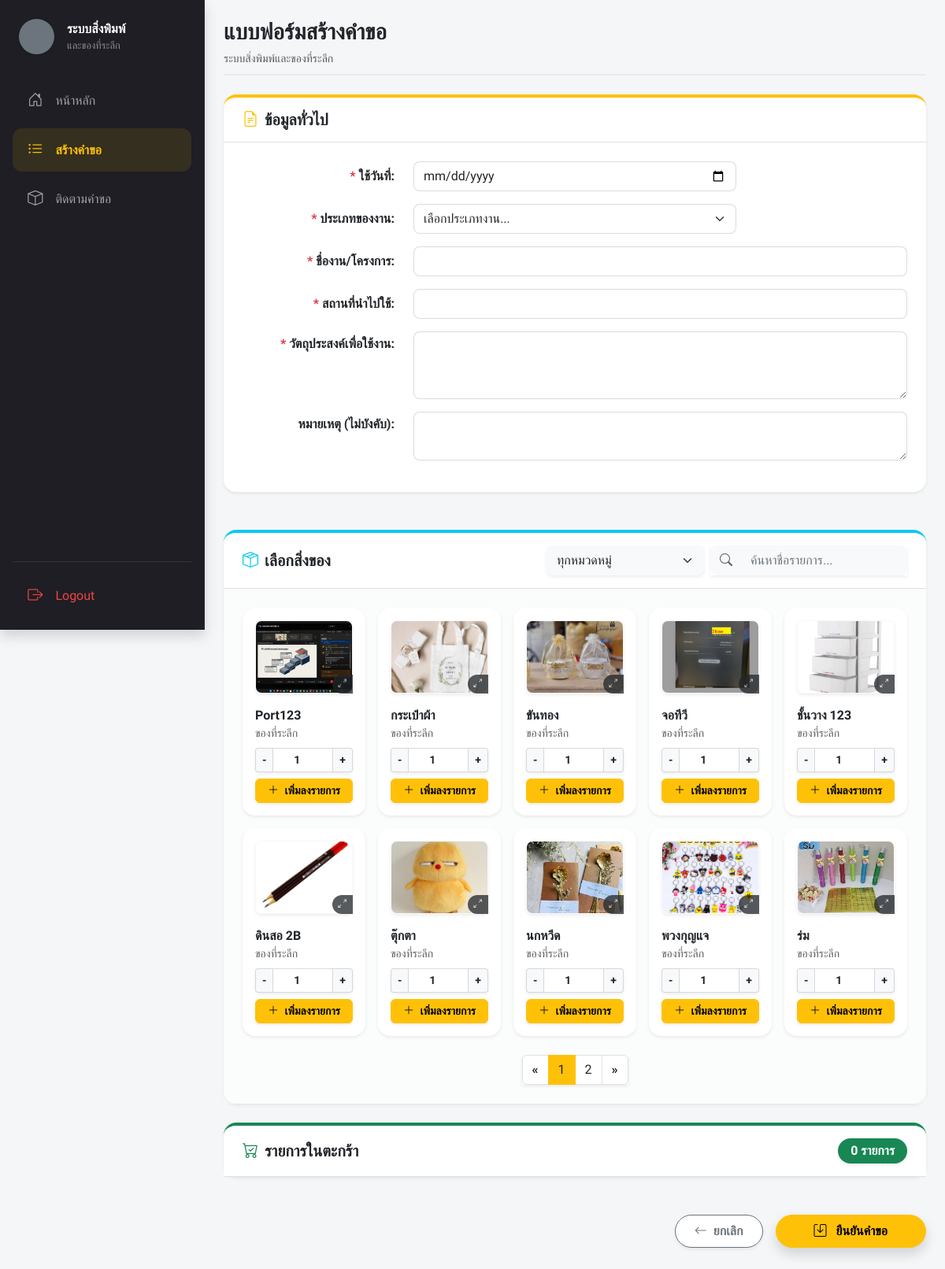
The app's page /index.php?page=create_request (signed in) with its own data.
### tables this page shows
CREATE TABLE `items` (
  `id` int(11) NOT NULL,
  `item_code` varchar(20) NOT NULL,
  `category_id` int(11) NOT NULL,
  `name` varchar(200) NOT NULL,
  `description` text DEFAULT NULL,
  `current_stock` int(11) DEFAULT 0,
  `is_active` tinyint(1) NOT NULL DEFAULT 1,
  `low_stock_threshold` int(11) DEFAULT 10,
  `images` text DEFAULT NULL,
  `created_at` datetime DEFAULT current_timestamp()
);

CREATE TABLE `categories` (
  `category_id` int(11) NOT NULL,
  `name` varchar(100) DEFAULT NULL,
  `is_active` tinyint(1) DEFAULT 1,
  `created_at` datetime DEFAULT current_timestamp()
);

### views/user/create_request.php (the view, shortened to what this page needs)
<?php
$is_edit_mode = false;
$request_data = [];
$items = $pdo->query("
    SELECT i.*, c.name as category_name
    FROM items i
    LEFT JOIN categories c ON i.category_id = c.category_id
    WHERE i.is_active = 1
    ORDER BY c.name ASC, i.name ASC
")->fetchAll();
?>
<div class="mb-4 pb-2" style="border-bottom: 2px solid #e9ecef;">
    <h3 class="fw-bolder mb-1 text-dark">
        <?= $is_edit_mode ? 'แก้ไขแบบฟอร์มคำขอ' : 'แบบฟอร์มสร้างคำขอ' ?>
    </h3>
    <span class="text-muted small">ระบบสิ่งพิมพ์และของที่ระลึก</span>
</div>
<form action="<?= $is_edit_mode ? 'actions/user/request_update.php' : 'actions/user/submit_request.php' ?>" method="POST" id="requestForm">
    <div class="card border-0 rounded-4 shadow-sm mb-5 border-warning border-top border-4 bg-white">
        <div class="card-header bg-white py-3 px-4 border-bottom d-flex align-items-center rounded-top-4">
            <h5 class="fw-bold mb-0 text-dark"><i class="bi bi-file-earmark-text me-2 text-warning"></i>ข้อมูลทั่วไป</h5>
        </div>
        <div class="card-body p-4">
            <div class="row mb-3 align-items-center">
                <div class="col-md-3 text-md-end fw-bold text-dark"><span class="text-danger">*</span> ใช้วันที่:</div>
                <div class="col-md-6">
                    <input type="date" name="use_date" class="form-control rounded-3 border-secondary border-opacity-25"
                        value="<?= htmlspecialchars($request_data['use_date'] ?? '') ?>" required>
                </div>
            </div>
            <div class="row mb-3 align-items-center">
                <div class="col-md-3 text-md-end fw-bold text-dark"><span class="text-danger">*</span> ประเภทของงาน:</div>
                <div class="col-md-6">
                    <select name="event_type" class="form-select rounded-3 border-secondary border-opacity-25" required>
                        <option value="">เลือกประเภทงาน...</option>
                    </select>
                </div>
            </div>
            <div class="row mb-3 align-items-center">
                <div class="col-md-3 text-md-end fw-bold text-dark"><span class="text-danger">*</span> ชื่องาน/โครงการ:</div>
                <div class="col-md-9">
                    <input type="text" name="event_name" class="form-control rounded-3 border-secondary border-opacity-25"
                        value="<?= htmlspecialchars($request_data['event_name'] ?? '') ?>" required>
                </div>
            </div>
            <div class="row mb-3 align-items-center">
                <div class="col-md-3 text-md-end fw-bold text-dark"><span class="text-danger">*</span> สถานที่นำไปใช้:</div>
                <div class="col-md-9">
                    <input type="text" name="location" class="form-control rounded-3 border-secondary border-opacity-25"
                        value="<?= htmlspecialchars($request_data['location'] ?? '') ?>" required>
                </div>
            </div>
            <div class="row mb-3">
                <div class="col-md-3 text-md-end fw-bold text-dark pt-1"><span class="text-danger">*</span> วัตถุประสงค์เพื่อใช้งาน:</div>
                <div class="col-md-9">
                    <textarea name="purpose" class="form-control rounded-3 border-secondary border-opacity-25" rows="3" required><?= htmlspecialchars($request_data['purpose'] ?? '') ?></textarea>
                </div>
            </div>
            <div class="row mb-3">
                <div class="col-md-3 text-md-end fw-bold text-dark pt-1">หมายเหตุ (ไม่บังคับ):</div>
                <div class="col-md-9">
                    <textarea name="user_note" class="form-control rounded-3 border-secondary border-opacity-25" rows="2"><?= htmlspecialchars($request_data['user_note'] ?? '') ?></textarea>
                </div>
            </div>
        </div>
    </div>
    <div class="card border-0 rounded-4 shadow-sm mb-4 bg-white border-info border-top border-4">
        <div class="card-header bg-white py-3 px-4 border-bottom d-flex justify-content-between align-items-center flex-wrap gap-3 rounded-top-4">
            <h5 class="fw-bold mb-0 text-dark"><i class="bi bi-box-seam me-2 text-info"></i>เลือกสิ่งของ</h5>
            <div class="d-flex gap-2">
                <select id="categoryFilter" class="form-select rounded-3 shadow-sm text-dark border-light bg-light" style="width: 200px;">
                    <option value="all">ทุกหมวดหมู่</option>
                </select>
                <div class="input-group shadow-sm" style="width: 250px;">
                    <span class="input-group-text bg-light border-0 rounded-start-3 text-muted"><i class="bi bi-search"></i></span>
                    <input type="text" id="itemSearch" class="form-control bg-light border-0 rounded-end-3 shadow-none" placeholder="ค้นหาชื่อรายการ...">
                </div>
            </div>
        </div>
        <div class="card-body p-4 bg-light bg-opacity-50">
            <div class="row g-3" id="itemsGrid">
                <?php foreach ($items as $item):
                    $imgData = json_decode($item['images'] ?? '[]', true);
                    $imgSrc = (is_array($imgData) && !empty($imgData)) ? 'assets/uploads/items/' . $imgData[0] : 'assets/images/placeholder.jpg';
                    $imgJson = htmlspecialchars(json_encode(is_array($imgData) ? $imgData : []), ENT_QUOTES, 'UTF-8');
                ?>
                    <div class="col-12 col-sm-6 col-md-4 col-lg-20 item-card-wrapper" data-name="<?= htmlspecialchars(strtolower($item['name'])) ?>" data-category="<?= htmlspecialchars($item['category_name'] ?? '') ?>">
                        <div class="card h-100 border-0 rounded-4 shadow-sm bg-white" style="transition: 0.2s;" onmouseover="this.classList.add('shadow')" onmouseout="this.classList.remove('shadow')">
                            <div class="d-flex flex-column p-3 h-100">
                                <div class="position-relative w-100 mb-3 text-center">
                                    <img src="<?= $imgSrc ?>" class="rounded-3 object-fit-cover border border-light w-100 shadow-sm"
                                        style="aspect-ratio: 4/3; max-height: 120px; cursor: pointer; transition: 0.2s;"
                                        onmouseover="this.style.opacity='0.8'"
                                        onmouseout="this.style.opacity='1'"
                                        data-id="<?= $item['id'] ?>" data-name="<?= htmlspecialchars($item['name']) ?>"
                                        data-desc="<?= htmlspecialchars($item['description']) ?>" data-stock="<?= $item['current_stock'] ?>"
                                        data-images="<?= $imgJson ?>" onclick="openViewModal(this)"
                                        title="คลิกเพื่อขยายรูปภาพ">
                                    <span class="position-absolute bottom-0 end-0 bg-dark text-white rounded-start-pill small px-2 py-1 opacity-75" style="font-size: 0.65rem; pointer-events: none;"><i class="bi bi-arrows-angle-expand"></i></span>
                                </div>
                                <div class="d-flex flex-column justify-content-between flex-grow-1" style="min-width: 0;">
                                    <div class="mb-2">
                                        <div class="fw-bold text-dark text-truncate w-100" title="<?= htmlspecialchars($item['name']) ?>">
                                            <?= htmlspecialchars($item['name']) ?>
                                        </div>
                                        <div class="small text-muted text-truncate"><?= htmlspecialchars($item['category_name']) ?></div>
                                    </div>
                                    <div class="mt-auto">
                                        <div class="input-group input-group-sm mb-2 shadow-sm rounded-2">
                                            <button class="btn btn-light border-secondary border-opacity-25 px-2 fw-bold text-dark" type="button" onclick="adjustInputQty('<?= $item['id'] ?>', -1, <?= $item['current_stock'] ?>)">-</button>
                                            <input type="number" id="input_qty_<?= $item['id'] ?>" class="form-control text-center fw-bold px-0 border-secondary border-opacity-25" value="1" min="1">
                                            <button class="btn btn-light border-secondary border-opacity-25 px-2 fw-bold text-dark" type="button" onclick="adjustInputQty('<?= $item['id'] ?>', 1, <?= $item['current_stock'] ?>)">+</button>
                                        </div>
                                        <button type="button" class="btn btn-warning w-100 fw-bold rounded-2 btn-sm shadow-sm" onclick="addToCart('<?= $item['id'] ?>', '<?= htmlspecialchars($item['name'], ENT_QUOTES) ?>', '<?= htmlspecialchars($item['category_name'] ?? '', ENT_QUOTES) ?>', '<?= $imgSrc ?>', <?= $item['current_stock'] ?>)">
                                            <i class="bi bi-plus-lg me-1"></i> เพิ่มลงรายการ
                                        </button>
                                    </div>
                                </div>
                            </div>
                        </div>
                    </div>
                <?php endforeach; ?>
            </div>
            <div id="paginationControls" class="mt-4 d-flex justify-content-center"></div>
        </div>
    </div>
    <div class="card border-0 rounded-4 shadow-sm mb-5 border-success border-top border-4 bg-white">
        <div class="card-header bg-white py-3 px-4 border-bottom d-flex justify-content-between align-items-center rounded-top-4">
            <h5 class="fw-bold mb-0 text-dark"><i class="bi bi-cart-check me-2 text-success"></i>รายการในตะกร้า</h5>
            <span class="badge bg-success text-white rounded-pill px-3 py-2 fs-6 shadow-sm" id="cartTotalCount">0 รายการ</span>
        </div>
    </div>
    <div class="d-flex justify-content-end gap-3 mb-5">
        <a href="index.php?page=<?= $is_edit_mode ? 'my_requests' : 'home' ?>" class="btn btn-outline-secondary fw-bold px-4 py-2 rounded-pill shadow-sm bg-white">
            <i class="bi bi-arrow-left me-2"></i>ยกเลิก
        </a>
        <button type="button" class="btn btn-warning fw-bold px-5 py-2 rounded-pill shadow" onclick="submitRequest()">
            <i class="bi bi-save me-2"></i> <?= $is_edit_mode ? 'บันทึกการแก้ไข' : 'ยืนยันคำขอ' ?>
        </button>
    </div>
</form>

### assets/css/style.css (style rules this page uses)
:root { --portal-ink: #1e1e24; --portal-yellow: #ffc107; --portal-surface: #f8f9fa; }
body { background: var(--portal-surface); }

### includes/header.php (style rules this page uses)
body, .container-fluid, .card, .btn, table, input, select { font-family: 'Prompt', sans-serif !important; }
::placeholder { color: #6c757d !important; opacity: 1 !important; }

### views/user/create_request.php (style rules this page uses)
@media (min-width: 992px) { .col-lg-20 { flex: 0 0 auto; width: 20%; } }

### records on screen
items: shows a picture, name "Port123", category.name "ของที่ระลึก"
items: shows a picture, name "กระเป๋าผ้า", category.name "ของที่ระลึก"
items: shows a picture, name "ขันทอง", category.name "ของที่ระลึก"
items: shows a picture, name "จอทีวี", category.name "ของที่ระลึก"
items: shows a picture, name "ชั้นวาง 123", category.name "ของที่ระลึก"
items: shows a picture, name "ดินสอ 2B", category.name "ของที่ระลึก", id "1"
items: shows a picture, name "ตุ๊กตา", category.name "ของที่ระลึก"
items: shows a picture, name "นกหวีด", category.name "ของที่ระลึก"
items: shows a picture, name "พวงกุญแจ", category.name "ของที่ระลึก"
items: shows a picture, name "ร่ม", category.name "ของที่ระลึก"
